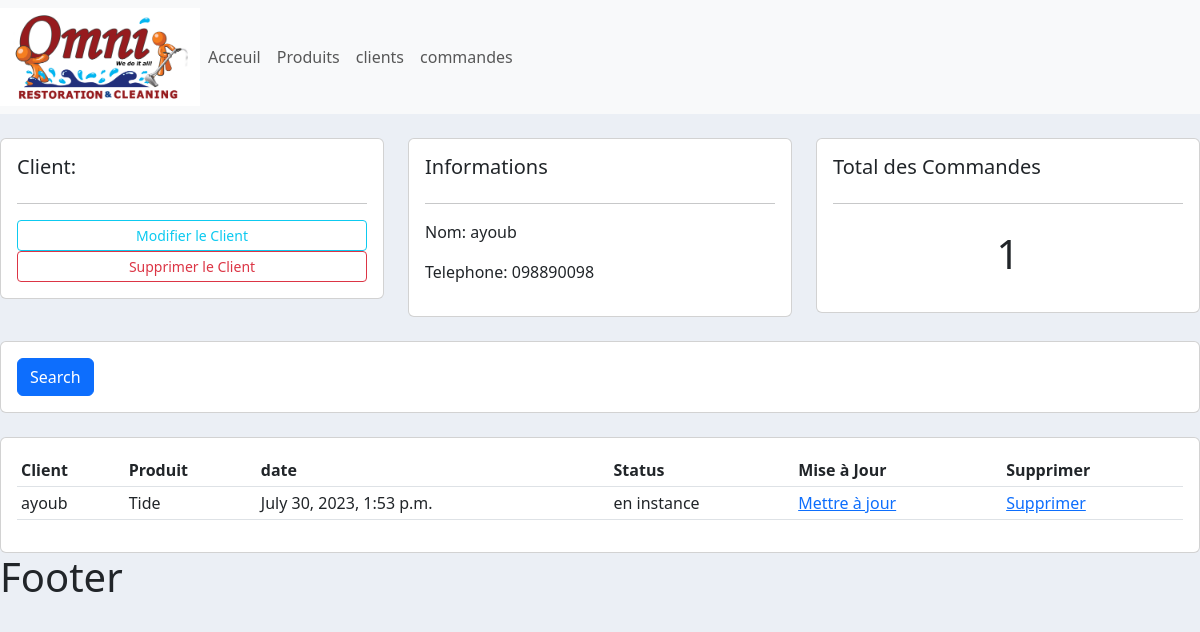
Screenshot of /client2/ with the database file from the repository.
### client/models.py (models this page shows)
class Client(models.Model):
    nom = models.CharField(max_length=200,null=True)
    telephone = models.CharField(max_length=50,null=True)
    date_creation = models.DateTimeField(auto_now_add=True,null=True)
    def __str__(self):
        return self.nom

### commande/models.py (models this page shows)
class Commande(models.Model):
    STATUS = (('en instance','en instance'),('Non livré','Non livré'),('livré','livré'))
    client = models.ForeignKey(Client,null=True,on_delete=models.SET_NULL)
    produits = models.ForeignKey(Produit,null=True,on_delete=models.SET_NULL)
    date_creation = models.DateTimeField(auto_now_add=True,null=True)
    status = models.CharField(max_length=200,null=True,choices=STATUS)

### produit/models.py (models this page shows)
class Produit(models.Model):
    nom = models.CharField(max_length=200,null=True)
    prix = models.FloatField(null=True)
    tag = models.ManyToManyField(Tag)
    def __str__(self):
        return self.nom

### client/views.py (the view)
# urls.py: path('<str:pk>/',views.list_client,name='client'),
def list_client(request,pk):
    client = Client.objects.get(id=pk)
    commande = client.commande_set.all() # type: ignore
    total_commandes = commande.count()
    context = {'client':client,'commande' : commande,'total_commandes' : total_commandes}
    return render(request,'client/list_client.html',context)

### templates/client/list_client.html
{% extends 'main.html'%}
{% block content %}
<br>
<div class="row">
	<div class="col-md">
		<div class="card card-body">
			<h5>Client:</h5>
			<hr>
			<a class="btn btn-outline-info  btn-sm btn-block" href="">Modifier le Client</a>
			<a class="btn btn-outline-danger  btn-sm btn-block" href="">Supprimer le Client</a>
		</div>
	</div>
	<div class="col-md">
		<div class="card card-body">
			<h5>Informations</h5>
			<hr>
			<p>Nom: {{ client.nom }}</p>
			<p>Telephone: {{client.telephone}} </p>
		</div>
	</div>
	<div class="col-md">
		<div class="card card-body">
			<h5>Total des Commandes</h5>
			<hr>
			<h1 style="text-align: center;padding: 10px">{{ total_commandes }}</h1>
		</div>
	</div>
</div>
<br>
<div class="row">
	<div class="col">
		<div class="card card-body">
			<form method="get">
		    <button class="btn btn-primary" type="submit">Search</button>
		  </form>
		</div>
	</div>
</div>
<br>
<div class="row">
	<div class="col-md">
		<div class="card card-body">
			<table class="table table-sm">
				<tr>
					<th>Client</th>
					<th>Produit</th>
					<th>date</th>
					<th>Status</th>
					<th>Mise à Jour</th>
					<th>Supprimer</th>
				</tr>
				{% for commande in commande %}
				<tr>
					<td>{{commande.client}}</td>
					<td>{{commande.produits}}</td>
					<td>{{commande.date_creation}}</td>
					<td>{{commande.status}}</td>
					<td><a href="#">Mettre à jour</a></td>
					<td><a href="#">Supprimer</a></td>
				</tr>
				{% endfor %}
			</table>
		</div>
	</div>
</div>
{% endblock %}

### static/css/main.css (style rules this page uses)
body { background-color: #ebeff5; }

### rows the page displays
Client: nom "ayoub", telephone "098890098"
Commande: client "ayoub", produits "Tide", date_creation "July 30, 2023, 1:53 p.m.", status "en instance"

### other values shown
{{ total_commandes }} "1"
